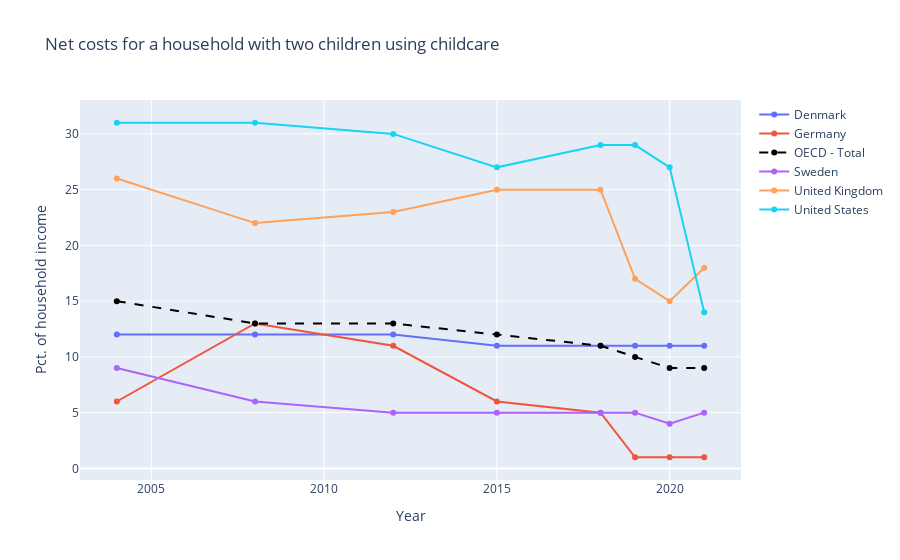

Notebook code cell kept with this figure:
### Code cell
fig = go.Figure()

for country, df_c_nc in df_c_nc.groupby('Country'):
    if country == 'OECD - Total':  # add condition to change line style for OECD countries
        fig.add_trace(go.Scatter(x=df_c_nc['Year'], y=df_c_nc['Cost'], name=country, line=dict(color='black', dash='dash')))
    else:
        fig.add_trace(go.Scatter(x=df_c_nc['Year'], y=df_c_nc['Cost'], name=country))

fig.update_layout(title='Net costs for a household with two children using childcare',
                  xaxis_title='Year',
                  yaxis_title='Pct. of household income')

fig.show()

### Figure 1 — Plotly figure (JSON) as saved in the notebook; plotly's stock layout.template omitted (floating-point values rounded to 4 significant figures)
{"data": [{"name": "Denmark", "type": "scatter", "x": [2004, 2008, 2012, 2015, 2018, 2019, 2020, 2021], "y": [12, 12, 12, 11, 11, 11, 11, 11]}, {"name": "Germany", "type": "scatter", "x": [2004, 2008, 2012, 2015, 2018, 2019, 2020, 2021], "y": [6, 13, 11, 6, 5, 1, 1, 1]}, {"line": {"color": "black", "dash": "dash"}, "name": "OECD - Total", "type": "scatter", "x": [2004, 2008, 2012, 2015, 2018, 2019, 2020, 2021], "y": [15, 13, 13, 12, 11, 10, 9, 9]}, {"name": "Sweden", "type": "scatter", "x": [2004, 2008, 2012, 2015, 2018, 2019, 2020, 2021], "y": [9, 6, 5, 5, 5, 5, 4, 5]}, {"name": "United Kingdom", "type": "scatter", "x": [2004, 2008, 2012, 2015, 2018, 2019, 2020, 2021], "y": [26, 22, 23, 25, 25, 17, 15, 18]}, {"name": "United States", "type": "scatter", "x": [2004, 2008, 2012, 2015, 2018, 2019, 2020, 2021], "y": [31, 31, 30, 27, 29, 29, 27, 14]}], "layout": {"title": {"text": "Net costs for a household with two children using childcare"}, "xaxis": {"title": {"text": "Year"}}, "yaxis": {"title": {"text": "Pct. of household income"}}}}
